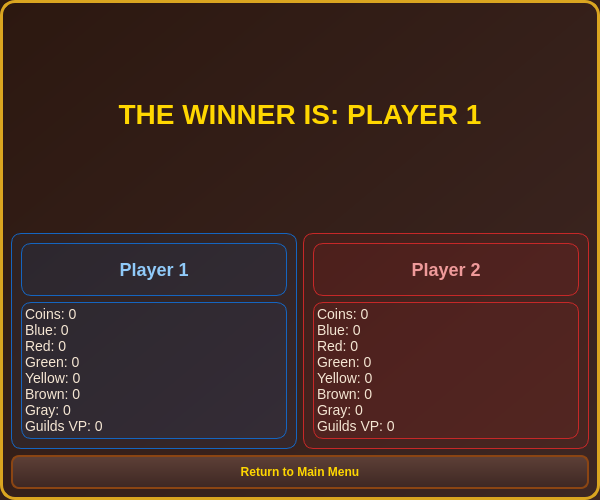
<?xml version="1.0" encoding="UTF-8"?>
<ui version="4.0">
 <class>GameEndDialog</class>
 <widget class="QDialog" name="GameEndDialog">
  <property name="geometry">
   <rect>
    <x>0</x>
    <y>0</y>
    <width>600</width>
    <height>500</height>
   </rect>
  </property>
  <property name="windowTitle">
   <string>Game Results</string>
  </property>
  <property name="styleSheet">
   <string notr="true">
    QDialog {
        background: qlineargradient(x1:0, y1:0, x2:1, y2:1, stop:0 #2C1810, stop:1 #3E2723);
        border: 3px solid #DAA520;
        border-radius: 15px;
    }
    QLabel {
        color: #F5E6D3;
        font-family: 'Times New Roman';
    }
    #winnerLabel {
        font-size: 28px;
        font-weight: bold;
        color: #FFD700;
        margin-bottom: 10px;
    }
    QFrame#statsFrame {
        background: rgba(0, 0, 0, 50);
        border: 1px solid #8B4513;
        border-radius: 10px;
    }
    QPushButton {
        background: qlineargradient(x1:0, y1:0, x2:0, y2:1, stop:0 #5D4037, stop:1 #3E2723);
        color: #FFD700;
        border: 2px solid #8B4513;
        border-radius: 8px;
        padding: 8px 20px;
        font-weight: bold;
    }
    QPushButton:hover {
        background: #6D4C41;
    }
   </string>
  </property>
  <layout class="QVBoxLayout" name="verticalLayout">
   <item>
    <widget class="QLabel" name="winnerLabel">
     <property name="text">
      <string>THE WINNER IS: PLAYER 1</string>
     </property>
     <property name="alignment">
      <set>Qt::AlignCenter</set>
     </property>
    </widget>
   </item>
   <item>
    <layout class="QHBoxLayout" name="horizontalLayout">
     <item>
      <widget class="QFrame" name="p1Frame">
       <property name="styleSheet">
        <string notr="true">QFrame { border: 1px solid #1565C0; background: rgba(21, 101, 192, 20); border-radius: 10px; }</string>
       </property>
       <layout class="QVBoxLayout" name="p1Layout">
        <item>
         <widget class="QLabel" name="p1NameLabel">
          <property name="text">
           <string>Player 1</string>
          </property>
          <property name="alignment">
           <set>Qt::AlignCenter</set>
          </property>
          <property name="styleSheet">
           <string notr="true">font-size: 18px; font-weight: bold; color: #90CAF9;</string>
          </property>
         </widget>
        </item>
        <item>
         <widget class="QLabel" name="p1StatsLabel">
          <property name="text">
           <string>Coins: 0
Blue: 0
Red: 0
Green: 0
Yellow: 0
Brown: 0
Gray: 0
Guilds VP: 0</string>
          </property>
          <property name="alignment">
           <set>Qt::AlignLeading|Qt::AlignLeft|Qt::AlignTop</set>
          </property>
          <property name="styleSheet">
           <string notr="true">font-size: 14px; line-height: 1.5;</string>
          </property>
         </widget>
        </item>
       </layout>
      </widget>
     </item>
     <item>
      <widget class="QFrame" name="p2Frame">
       <property name="styleSheet">
        <string notr="true">QFrame { border: 1px solid #C62828; background: rgba(198, 40, 40, 20); border-radius: 10px; }</string>
       </property>
       <layout class="QVBoxLayout" name="p2Layout">
        <item>
         <widget class="QLabel" name="p2NameLabel">
          <property name="text">
           <string>Player 2</string>
          </property>
          <property name="alignment">
           <set>Qt::AlignCenter</set>
          </property>
          <property name="styleSheet">
           <string notr="true">font-size: 18px; font-weight: bold; color: #EF9A9A;</string>
          </property>
         </widget>
        </item>
        <item>
         <widget class="QLabel" name="p2StatsLabel">
          <property name="text">
           <string>Coins: 0
Blue: 0
Red: 0
Green: 0
Yellow: 0
Brown: 0
Gray: 0
Guilds VP: 0</string>
          </property>
          <property name="alignment">
           <set>Qt::AlignLeading|Qt::AlignLeft|Qt::AlignTop</set>
          </property>
          <property name="styleSheet">
           <string notr="true">font-size: 14px; line-height: 1.5;</string>
          </property>
         </widget>
        </item>
       </layout>
      </widget>
     </item>
    </layout>
   </item>
   <item>
    <widget class="QPushButton" name="btnClose">
     <property name="text">
      <string>Return to Main Menu</string>
     </property>
    </widget>
   </item>
  </layout>
 </widget>
 <resources/>
 <connections/>
</ui>
